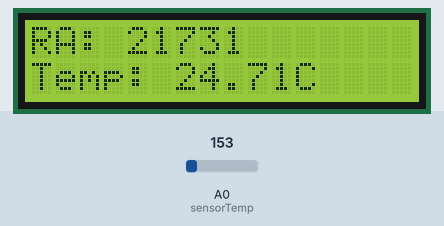
Simulated run of this sketch. Board: Arduino Uno, built with avr-gcc and run on an emulated ATmega328P. Shown: 16×2 character LCD. The inputs (shaded band) are chosen by the test bench; at power-on: A0 (sensorTemp) = 153. What the sketch prints to the serial monitor is not drawn.

Above: at 1.2 s.
1.3 s: A0 (sensorTemp) set to 165
At 2.5 s:
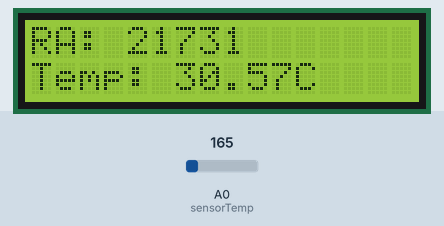
5.4 s: A0 (sensorTemp) set to 175
At 6.4 s:
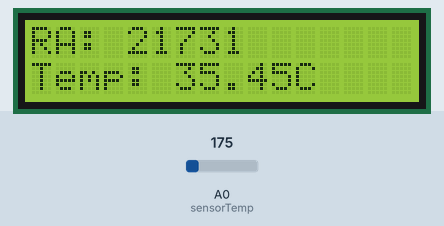
8.6 s: A0 (sensorTemp) set to 191
At 9.9 s:
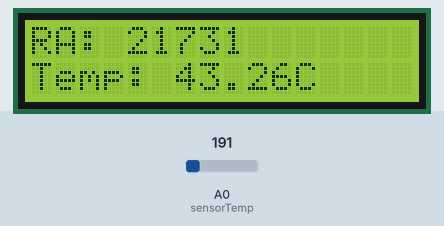
Timing chart, 0 to 11.6 s (numbered marks = the images above; inputs shaded):
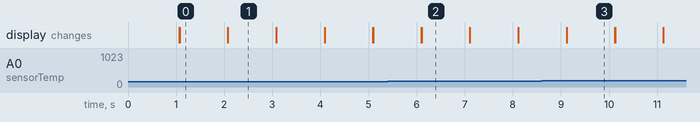

Measured:
- after the input at 1.3 s, the display: first differs from a run without the input after 0.78 s (image 1)
- after the input at 5.4 s, the display: first differs from a run without the input after 0.70 s (image 2)
- after the input at 8.6 s, the display: first differs from a run without the input after 0.52 s (image 3)
- what the display in image 1 shows lasts 1.0 s, from 2.1 s to 3.1 s

The sketch:

temperatura.ino
```cpp
// VINICIUS RAFAEL GRANADO
// RA: 21731

// NO ENUNCIADO DA ATIVIDADE FOI PEDIDO QUE SE UTILIZASSE
// O SENSOR DE TEMPERATURA LM35, POREM ELE NAO ESTA
// DISPONIVEL NO TINKERCAD, E POR ISSO FOI UTILIZADO
// O SENSOR TMP36. OS METODOS DE MEDICAO DOS DOIS
// SAO PARECIDOS, MAS O TMP36 NECESSITA DE UMA FORMULA
// DE CONVERSAO DIFERENTE PARA SE OBTER A TEMPERATURA
// EM GRAUS CELSIUS

#include <LiquidCrystal.h>

const int sensorTemp = A0; // porta sensor temperatura
float valorSensor; // valor lido pelo sensor
float temperatura; // temperatura lida pelo sensor

LiquidCrystal lcd(12, 11, 5, 4, 3, 2); // inicia LCD

void setup()
{
  Serial.begin(9600); // inicia monitor serial
  pinMode(sensorTemp, INPUT); // inicia porta do sensor como INPUT

  lcd.begin(16, 2); // inicializa LCD com 2 linhas e 16 colunas
}

void loop()
{
  lcd.print("RA: 21731");

  valorSensor = analogRead(sensorTemp); // le valor do sensor

  // converte valor lido pelo sensor para temperatura em C
  temperatura = ((valorSensor / 1024 * 5) - 0.5) * 100;

  // escreve temperatura no monitor serial
  Serial.print("Temperatura: ");
  Serial.println(temperatura);

  // escreve temperatura no LCD
  lcd.setCursor(0, 1);
  lcd.print("Temp: " + (String)temperatura + "C");

  delay(1000);

  // limpa LCD
  lcd.clear();
}
```
